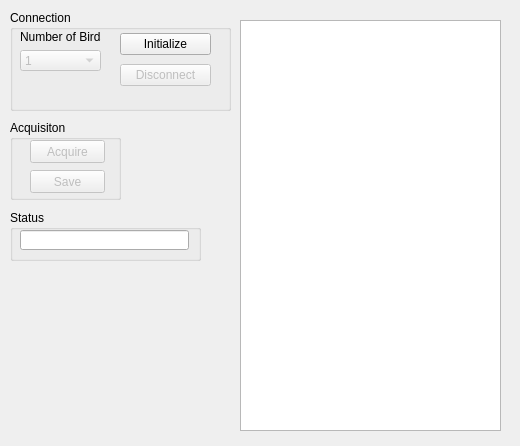
<?xml version="1.0" encoding="UTF-8"?>
<ui version="4.0">
 <class>AscensionEM</class>
 <widget class="QWidget" name="AscensionEM">
  <property name="geometry">
   <rect>
    <x>0</x>
    <y>0</y>
    <width>520</width>
    <height>446</height>
   </rect>
  </property>
  <property name="windowTitle">
   <string>Form</string>
  </property>
  <widget class="QGroupBox" name="groupBox">
   <property name="geometry">
    <rect>
     <x>10</x>
     <y>10</y>
     <width>221</width>
     <height>101</height>
    </rect>
   </property>
   <property name="title">
    <string>Connection</string>
   </property>
   <widget class="QWidget" name="verticalLayoutWidget">
    <property name="geometry">
     <rect>
      <x>110</x>
      <y>20</y>
      <width>91</width>
      <height>61</height>
     </rect>
    </property>
    <layout class="QVBoxLayout" name="verticalLayout">
     <item>
      <widget class="QPushButton" name="initButton">
       <property name="enabled">
        <bool>true</bool>
       </property>
       <property name="text">
        <string>Initialize</string>
       </property>
      </widget>
     </item>
     <item>
      <widget class="QPushButton" name="disconnectButton">
       <property name="enabled">
        <bool>false</bool>
       </property>
       <property name="text">
        <string>Disconnect</string>
       </property>
      </widget>
     </item>
    </layout>
   </widget>
   <widget class="QWidget" name="verticalLayoutWidget_2">
    <property name="geometry">
     <rect>
      <x>10</x>
      <y>20</y>
      <width>81</width>
      <height>41</height>
     </rect>
    </property>
    <layout class="QVBoxLayout" name="verticalLayout_2">
     <item>
      <widget class="QLabel" name="numBirdsLabel">
       <property name="text">
        <string>Number of Birds</string>
       </property>
      </widget>
     </item>
     <item>
      <widget class="QComboBox" name="numBirdsComboBox">
       <property name="enabled">
        <bool>false</bool>
       </property>
       <property name="editable">
        <bool>false</bool>
       </property>
       <property name="currentText">
        <string>1</string>
       </property>
       <property name="currentIndex">
        <number>0</number>
       </property>
       <item>
        <property name="text">
         <string>1</string>
        </property>
       </item>
       <item>
        <property name="text">
         <string>2</string>
        </property>
       </item>
       <item>
        <property name="text">
         <string>3</string>
        </property>
       </item>
       <item>
        <property name="text">
         <string>4</string>
        </property>
       </item>
      </widget>
     </item>
    </layout>
   </widget>
  </widget>
  <widget class="QGroupBox" name="groupBox_3">
   <property name="geometry">
    <rect>
     <x>10</x>
     <y>210</y>
     <width>191</width>
     <height>51</height>
    </rect>
   </property>
   <property name="title">
    <string>Status</string>
   </property>
   <widget class="QLineEdit" name="statusLineEdit">
    <property name="geometry">
     <rect>
      <x>10</x>
      <y>20</y>
      <width>169</width>
      <height>20</height>
     </rect>
    </property>
   </widget>
  </widget>
  <widget class="QGroupBox" name="groupBox_2">
   <property name="geometry">
    <rect>
     <x>10</x>
     <y>120</y>
     <width>111</width>
     <height>80</height>
    </rect>
   </property>
   <property name="title">
    <string>Acquisiton</string>
   </property>
   <widget class="QPushButton" name="acquireButton">
    <property name="enabled">
     <bool>false</bool>
    </property>
    <property name="geometry">
     <rect>
      <x>20</x>
      <y>20</y>
      <width>75</width>
      <height>23</height>
     </rect>
    </property>
    <property name="text">
     <string>Acquire</string>
    </property>
   </widget>
   <widget class="QPushButton" name="saveButton">
    <property name="enabled">
     <bool>false</bool>
    </property>
    <property name="geometry">
     <rect>
      <x>20</x>
      <y>50</y>
      <width>75</width>
      <height>23</height>
     </rect>
    </property>
    <property name="text">
     <string>Save</string>
    </property>
   </widget>
  </widget>
  <widget class="QPlainTextEdit" name="outputTextEdit">
   <property name="geometry">
    <rect>
     <x>240</x>
     <y>20</y>
     <width>261</width>
     <height>411</height>
    </rect>
   </property>
  </widget>
 </widget>
 <resources/>
 <connections/>
</ui>
